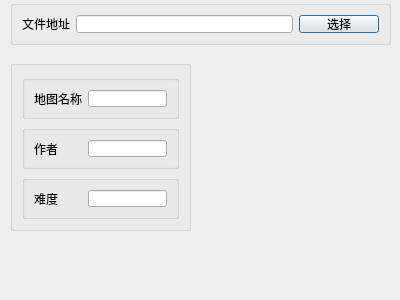
<?xml version="1.0" encoding="UTF-8"?>
<ui version="4.0">
 <class>mapin</class>
 <widget class="QDialog" name="mapin">
  <property name="geometry">
   <rect>
    <x>0</x>
    <y>0</y>
    <width>400</width>
    <height>300</height>
   </rect>
  </property>
  <property name="windowTitle">
   <string>地图导入</string>
  </property>
  <widget class="QGroupBox" name="groupBox">
   <property name="geometry">
    <rect>
     <x>10</x>
     <y>0</y>
     <width>381</width>
     <height>45</height>
    </rect>
   </property>
   <property name="title">
    <string/>
   </property>
   <layout class="QHBoxLayout" name="horizontalLayout">
    <item>
     <widget class="QLabel" name="label">
      <property name="text">
       <string>文件地址</string>
      </property>
     </widget>
    </item>
    <item>
     <widget class="QLineEdit" name="lineEdit"/>
    </item>
    <item>
     <widget class="QPushButton" name="pushButton">
      <property name="text">
       <string>选择</string>
      </property>
     </widget>
    </item>
   </layout>
  </widget>
  <widget class="QGroupBox" name="groupBox_5">
   <property name="geometry">
    <rect>
     <x>10</x>
     <y>60</y>
     <width>181</width>
     <height>171</height>
    </rect>
   </property>
   <property name="title">
    <string/>
   </property>
   <layout class="QVBoxLayout" name="verticalLayout">
    <item>
     <widget class="QGroupBox" name="groupBox_2">
      <property name="title">
       <string/>
      </property>
      <layout class="QHBoxLayout" name="horizontalLayout_2">
       <item>
        <widget class="QLabel" name="label_2">
         <property name="text">
          <string>地图名称</string>
         </property>
        </widget>
       </item>
       <item>
        <widget class="QLineEdit" name="mapname"/>
       </item>
      </layout>
     </widget>
    </item>
    <item>
     <widget class="QGroupBox" name="groupBox_3">
      <property name="title">
       <string/>
      </property>
      <layout class="QHBoxLayout" name="horizontalLayout_3">
       <item>
        <widget class="QLabel" name="label_3">
         <property name="text">
          <string>作者       </string>
         </property>
        </widget>
       </item>
       <item>
        <widget class="QLineEdit" name="owner"/>
       </item>
      </layout>
     </widget>
    </item>
    <item>
     <widget class="QGroupBox" name="groupBox_4">
      <property name="title">
       <string/>
      </property>
      <layout class="QHBoxLayout" name="horizontalLayout_4">
       <item>
        <widget class="QLabel" name="label_4">
         <property name="text">
          <string>难度       </string>
         </property>
        </widget>
       </item>
       <item>
        <widget class="QLineEdit" name="difficult"/>
       </item>
      </layout>
     </widget>
    </item>
   </layout>
  </widget>
 </widget>
 <resources/>
 <connections/>
</ui>
